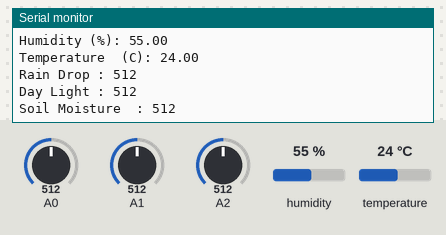
The sketch below on a simulated Arduino Uno, built with avr-gcc and run on an emulated ATmega328P. Shown: the last lines printed to the serial monitor. The inputs (shaded band) are chosen by the test bench; at power-on: A0 = 512, A1 = 512, A2 = 512, humidity 55 %, temperature 24 °C.

Above: at 8.3 s.
8.4 s: A0 set to 104
At 10.2 s:
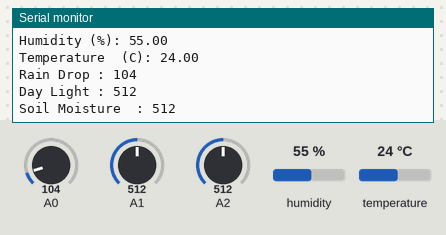
12.8 s: A0 set to 89
At 14.8 s:
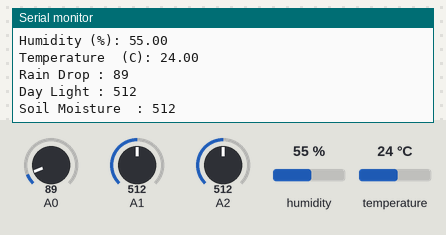
Timing chart, 0 to 15.4 s (numbered marks = the images above; inputs shaded):
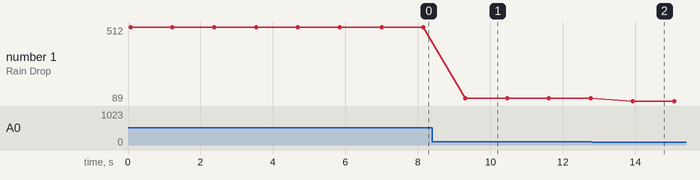

Measured:
- after the input at 8.4 s, the serial monitor: prints a new line after 0.91 s (image 1)
- after the input at 12.8 s, the serial monitor: prints a new line after 1.1 s (image 2)
- plotted number 1: 512 → 104 after the input at 8.4 s, 104 → 89 after the input at 12.8 s

The sketch:

Slave_Weather_ardi.ino
```cpp
#include <dht11.h>
#include <SoftwareSerial.h>
#include <ArduinoJson.h>

#define DHT11PIN 4

dht11 DHT11;

float humidity_1 = 0;
float temperature_1 = 0;
uint16_t rainValue = 0;
uint16_t ldrValue = 0;
uint16_t soilMoisture = 0;

SoftwareSerial swSerial(10, 11); // RX, TX (change pin numbers accordingly)

void setup()
{
  Serial.begin(9600);
  swSerial.begin(9600);
}

void loop()
{
  Serial.println();

  int chk = DHT11.read(DHT11PIN);
  int sensorValue = analogRead(A0);
  int sensorValue_2 = analogRead(A1);
  int sensorValue_3 = analogRead(A2);

  Serial.print("Humidity (%): ");
  Serial.println((float)DHT11.humidity, 2);

  Serial.print("Temperature  (C): ");
  Serial.println((float)DHT11.temperature, 2);

  Serial.print("Rain Drop : ");
  Serial.println(sensorValue);

  Serial.print("Day Light : ");
  Serial.println(sensorValue_2);

  Serial.print("Soil Moisture  : ");
  Serial.println(sensorValue_3);

  // Prepare data to be sent over SoftwareSerial in JSON format
  StaticJsonDocument<200> jsonDoc;
  jsonDoc["humidity"] = (float)DHT11.humidity;
  jsonDoc["temperature"] = (float)DHT11.temperature;
  jsonDoc["rainValue"] = (uint16_t)sensorValue;
  jsonDoc["ldrValue"] = (uint16_t)sensorValue_2;
  jsonDoc["soilMoisture"] = (uint16_t)sensorValue_3;

  String jsonString;
  serializeJson(jsonDoc, jsonString);

  // Send JSON data over SoftwareSerial
  swSerial.println(jsonString);
  delay(1000); // Adjust the delay as needed to control data transmission rate
}
```
